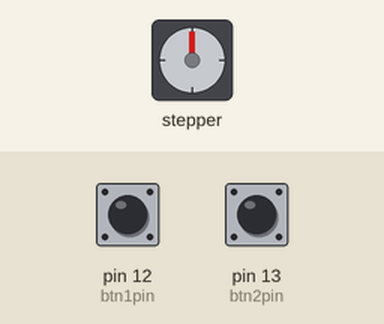
Recording of a sketch running on a simulated Arduino Uno, built with avr-gcc and run on an emulated ATmega328P. Shown: stepper motor. The test bench sets the inputs (shaded band); at power-on: pin 12 (btn1pin) HIGH, pin 13 (btn2pin) HIGH. Stepper angles assume 2048 steps per turn; what the sketch prints to the serial monitor is not drawn.

Above: at 1.2 s.
1.3 s: pin 12 (btn1pin) pulled LOW for 1 s
At 3.5 s:
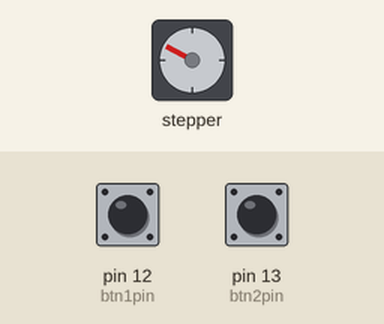
3.8 s: pin 13 (btn2pin) pulled LOW for 3.2 s
At 8.0 s:
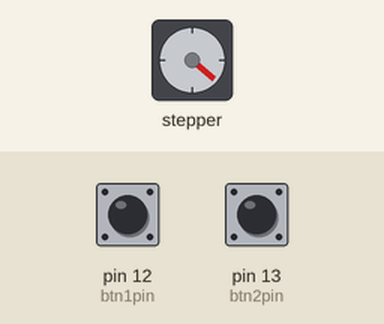
8.5 s: pin 13 (btn2pin) pulled LOW for 1 s
At 10.2 s:
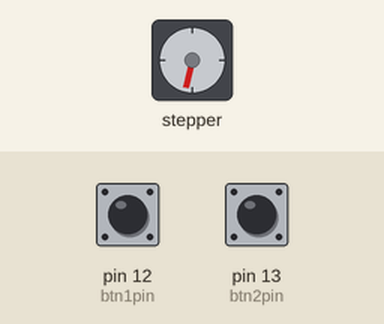
11.0 s: pin 13 (btn2pin) pulled LOW for 1 s
At 13.2 s:
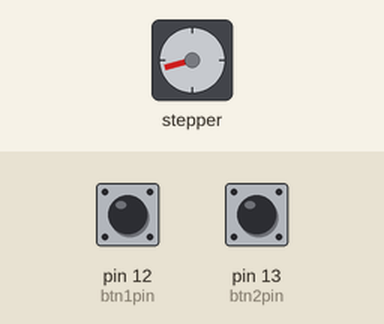
13.5 s: pin 13 (btn2pin) pulled LOW for 0.15 s
At 14.8 s:
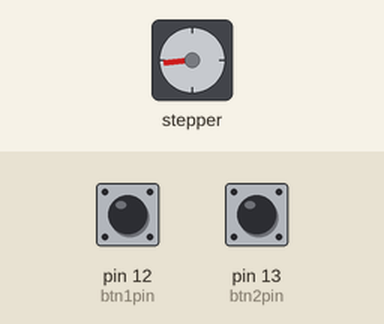
15.1 s: pin 12 (btn1pin) pulled LOW for 0.15 s
At 15.8 s:
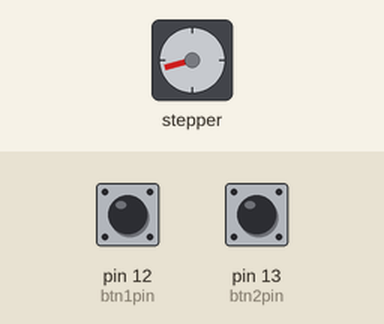
Timing chart, 0 to 18.1 s (numbered marks = the images above; inputs shaded):
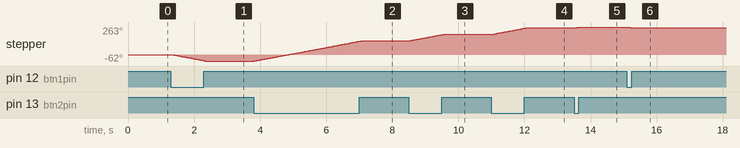

The sketch:

sketch_24_motorPaso_A_Paso.ino
```cpp
//stepper
  #include <Stepper.h>
  int sttepperSpeed = 50;
  Stepper myStepper(2048,8,10,9,11);

//boton
  int btn1pin = 12;
  int btn2pin = 13;

  int btn1Val;
  int btn1Old;

  int btn2Val;
  int btn2Old;

void setup() {
  myStepper.setSpeed(10);
  pinMode(btn1pin, INPUT);
  pinMode(btn2pin, INPUT);
  Serial.begin(9600);

}

void loop() {

  btn1Val = digitalRead(btn1pin);
  btn2Val = digitalRead(btn2pin);
  Serial.print("btn1Val ");
  Serial.print(btn1Val);
  Serial.print(" btn2Val ");
  Serial.println(btn2Val);

  if(btn1Val == 0){
    myStepper.step(-sttepperSpeed);
  }else if(btn2Val == 0){
    myStepper.step(sttepperSpeed);
  }else{
    myStepper.step(0);
  }

}
```

Measured:
- after the input at 1.3 s, stepper: turns 62° counter-clockwise in 1.0 s, starting at once
- after the input at 3.8 s, stepper: turns 193° clockwise in 3.2 s, starting at once
- after the input at 8.5 s, stepper: turns 62° clockwise in 1.0 s, starting at once
- after the input at 11.0 s, stepper: turns 61° clockwise in 1.0 s, starting at once
